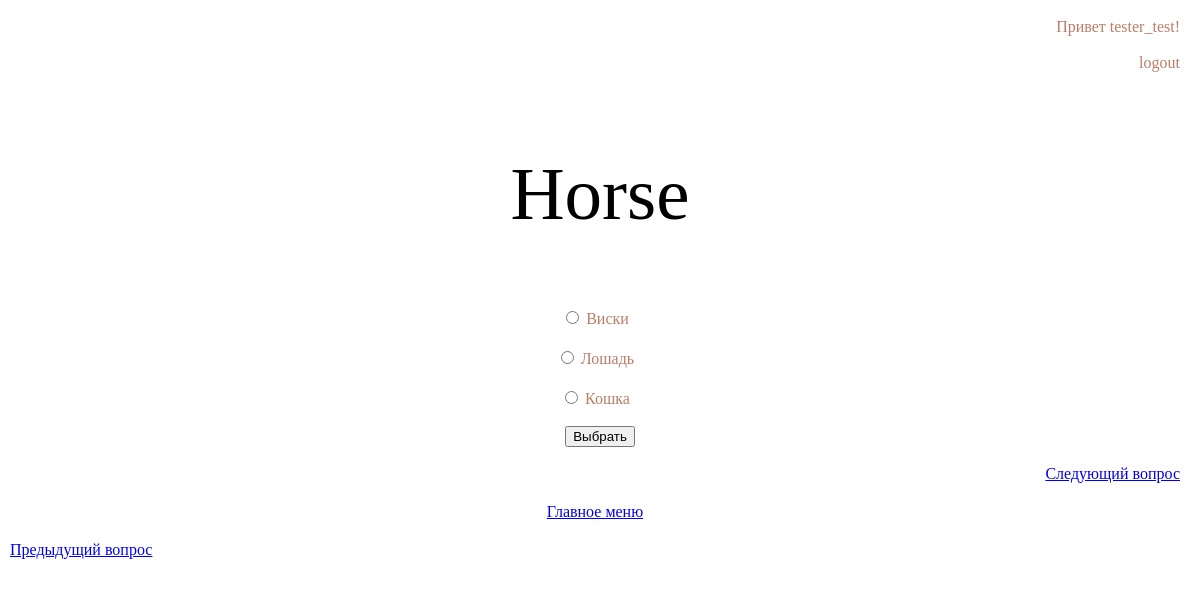
The app's page /2/2/ (signed in) with its own data.
### quiz/apps/questions/models.py (models this page shows)
class Question (models.Model):
    quiz = models.ForeignKey('Quiz', on_delete=models.CASCADE)
    question_text = models.CharField('Текст вопроса', max_length = 500)
    variant_1 = models.CharField('Вариант 1', max_length = 200)
    variant_2 = models.CharField('Вариант 2', max_length = 200)
    variant_3 = models.CharField('Вариант 3', max_length = 200)
    correct_var = models.CharField('Правильный вариант', max_length=200)
    value = models.IntegerField("Ценность вопроса")
    def __str__(self):
        return self.question_text

### quiz/apps/questions/views.py (the view, shortened to what this page needs)
# urls.py: path('<int:quiz_id>/<int:question_id>/', views.question, name = 'question'),
def question(request, question_id, quiz_id):
    try:
        quiz_num = Quiz.objects.get(id=quiz_id)
        question_setup = quiz_num.question_set.all()[question_id]
        questions_quant = int(quiz_num.question_set.count())
        next_question_id = int(question_id)+ 1
        prev_question_id = int(question_id) - 1
        variant_1 = question_setup.variant_1
        variant_2 = question_setup.variant_2
        variant_3 = question_setup.variant_3
        correct_var = question_setup.correct_var
        value = question_setup.value
        cursor = connection.cursor()
        user = request.user.get_username()
        sql_record_for_question = """SELECT questions_question.question_text, questions_score.score, auth_user.username
        FROM questions_score
        LEFT JOIN questions_question ON questions_score.question_id = questions_question.id
        LEFT JOIN auth_user on questions_score.user_id = auth_user.id
        WHERE auth_user.username = '%s' and questions_question.question_text = '%s'""" %(user, question_setup)
        cursor.execute(sql_record_for_question)
        total = cursor.fetchall()
        cursor.close()
    except:
        raise Http404 ('Вопрос не найден')
    if request.POST.get('var') == correct_var:
        cursor = connection.cursor()
        user = request.user.get_username()
        sql_record = """SELECT questions_question.question_text, questions_score.score, auth_user.username
        FROM questions_score
        LEFT JOIN questions_question ON questions_score.question_id = questions_question.id
        LEFT JOIN auth_user on questions_score.user_id = auth_user.id
        WHERE auth_user.username = '%s' and questions_question.question_text = '%s'""" %(user, question_setup)
        cursor.execute(sql_record)
        results = cursor.fetchall()
        cursor.close()
        if user == "" and results == []:
            messages.add_message(request, messages.SUCCESS, 'Правильно!')
        elif user != "" and results == []:
            user_for_input = request.user.get_username()
            messages.add_message(request, messages.SUCCESS, ('Правильно! Игрок {} получает {} очков').format(user_for_input, value))
            select_user_id = """select auth_user.id
            from auth_user
            WHERE auth_user.username = '%s'""" %(user,)
            cursor = connection.cursor()
            cursor.execute(select_user_id)
            user_id = cursor.fetchall()
            select_questions_id = """SELECT id from questions_question where question_text = '%s'""" %(question_setup,)
            cursor.execute(select_questions_id)
            quest_id = cursor.fetchall()
            inserting_score = """INSERT INTO questions_score  (score, question_id, user_id) values ('%s', '%s', '%s')""" %(value, quest_id[0][0], user_id[0][0],)
            cursor.execute(inserting_score)
            inserted_score = cursor.fetchall()
            cursor.close()
        elif user != "" and results != []:
            player = results[0][2]
            messages.add_message(request, messages.SUCCESS, ('Правильно! Игрок {} отгадал вопрос раньше и получил {} очков').format(player, value))
        cursor.close()
        return render(request, 'questions/question.html',
                      {'question_setup': question_setup, "variant_1": variant_1, "variant_2": variant_2,
                       "variant_3": variant_3, 'correct_var':correct_var, 'next_question_id':next_question_id,
                       'prev_question_id':prev_question_id, 'quiz_id':quiz_id, 'questions_quant':questions_quant, 'value':value})
    else :
        return render(request, 'questions/question.html',
                      {'question_setup': question_setup, "variant_1": variant_1, "variant_2": variant_2,
                       "variant_3": variant_3, 'correct_var':correct_var, 'next_question_id':next_question_id,
                       'prev_question_id':prev_question_id, 'quiz_id':quiz_id, 'questions_quant':questions_quant})

### quiz/templates/questions/question.html (shortened to what this page needs)
{% extends 'questions/base.html' %}
{% load static%}
{% block content %}
    {% if question_setup %}
    <p class="text1">{{question_setup}}</p><br>
    {% else %}
        Вопросы не найдены
    {% endif %}
    {% if variant_1 %}
        <form method="POST">
        <p class="s3" align="center"><input name="var" type="radio" value="{{variant_1}}"> {{variant_1}}</p>
        <p class="s3" align="center"><input name="var" type="radio" value="{{variant_2}}"> {{variant_2}}</p>
        <p class="s3" align="center"><input name="var" type="radio" value="{{variant_3}}"> {{variant_3}}</p>
        <p align="center"><input type="submit" value="Выбрать"></p>
    {% else %}
        Есть варианты то?
    {% endif %}
    {% if next_question_id < questions_quant %}
        <p class = 's3' align="right"><a href="/{{quiz_id}}/{{next_question_id}}">Следующий вопрос </a></p>
            <p class = 's3' align="center"><a href="../../quizes" >Главное меню </a></p>
    {% else %}
        <p class = 'ac' align="center"><a href="../../quizes" >Главное меню </a></p>
    {% endif %}
     {% if prev_question_id >= 0%}
        <p class = 'ac'><a href="/{{quiz_id}}/{{prev_question_id}}">Предыдущий вопрос </a></p>
     {% endif %}
{% endblock %}

### quiz/templates/questions/base.html (shortened to what this page needs)
<!DOCTYPE html>
{% load static %}
{% load staticfiles %}
<html lang="en">
<head>
    <link rel="stylesheet" href="{% static 'css/questions.css' %}">
</head>
<body>
    {% if user.is_authenticated %}
    <p align="right" class = 's3'> Привет {{ user.username }}!</p>
        <p align="right" ><a href="{% url 'LogoutView' %}" class = 's3'>logout</a></p><br>
    {% else %}
        <p align="right"  class="s3">Вы не вошли в систему</p>
        <p align="right"><a href="{% url 'login_user' %}" class="s3">Войти</a><br></p>
        <p align="right"><a href="{% url 'signup' %}" class="s3">Зарегистрироваться</a><br></p>
    {%endif%}
    {% block content %}
    {% endblock %}
</body>
</html>

### quiz/static/css/questions.css (style rules this page uses)
.ac { color: red; border: 2px solid transparent; text-decoration:none; font-family: 'Pacifico', cursive; padding-right: 20px; }
.s3 { color: #BA7D67; border: 2px solid transparent; text-decoration:none; font-family: 'Pacifico', cursive; padding-right: 10px; }
.text1 { padding: 5px; margin-bottom: 30px; margin-top: 40px; vertical-align:middle; font-family: 'Pacifico', cursive; font-size:75px; text-align: center; }

### records on screen
Question: question_text "Horse", variant_1 "Виски", variant_2 "Лошадь", variant_3 "Кошка"

### other values on screen
{{ user.username }} "tester_test"
